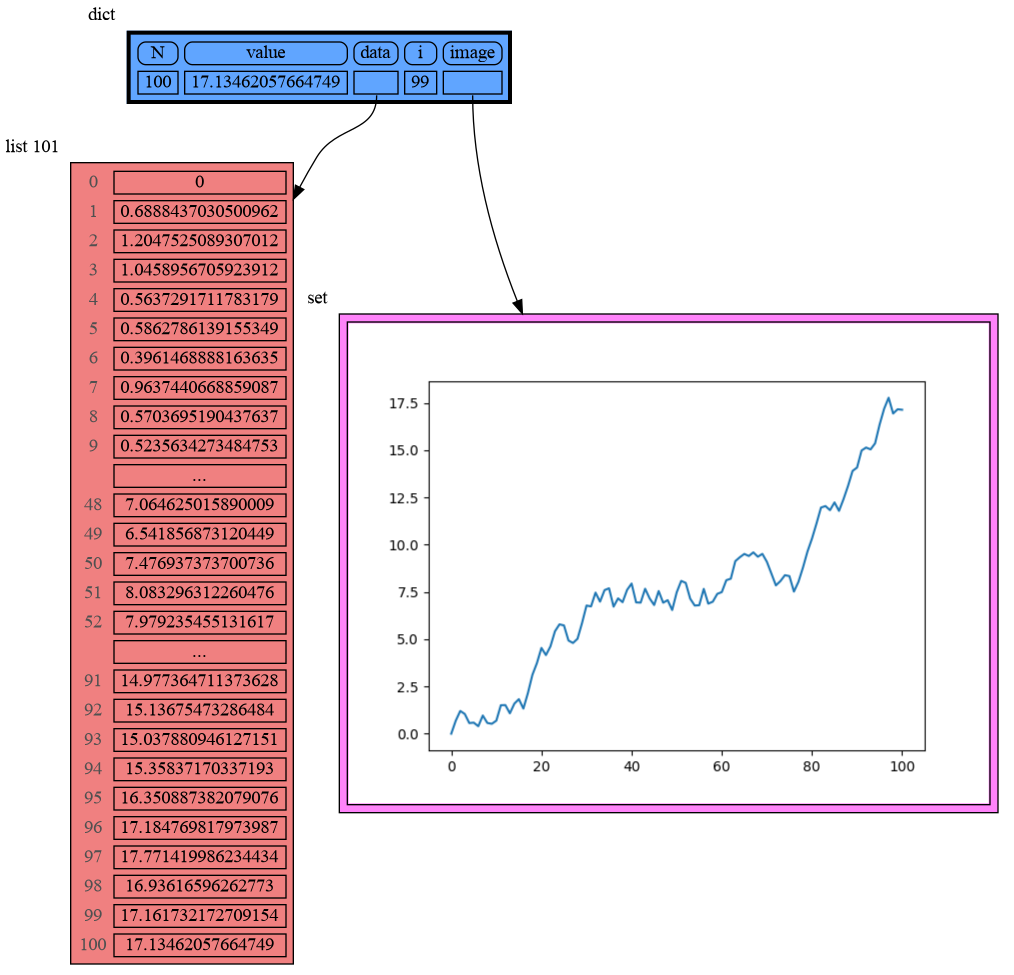

This chart was generated by the following Python code:
import memory_graph as mg
import matplotlib.pyplot as plt
import random
random.seed(0)

N = 100
value = 0
data = [value]
for i in range(N):
    value += random.uniform(-1, 1)
    data.append(value)
    
plt.plot(data)
plt.savefig('plot.png')
image = {mg.html_str('<IMG SRC="plot.png"/>')}

mg.render(locals(), 'html_str_image.png')
